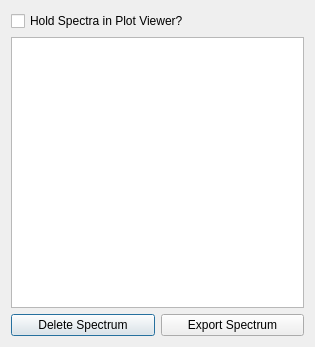
<?xml version="1.0" encoding="UTF-8"?>
<ui version="4.0">
 <class>SpectrumSelectionDialog</class>
 <widget class="QDialog" name="SpectrumSelectionDialog">
  <property name="geometry">
   <rect>
    <x>0</x>
    <y>0</y>
    <width>315</width>
    <height>347</height>
   </rect>
  </property>
  <property name="windowTitle">
   <string>Dialog</string>
  </property>
  <layout class="QGridLayout" name="gridLayout">
   <item row="1" column="0" rowspan="3">
    <widget class="QTableView" name="tableView">
     <property name="sizePolicy">
      <sizepolicy hsizetype="Preferred" vsizetype="Preferred">
       <horstretch>0</horstretch>
       <verstretch>0</verstretch>
      </sizepolicy>
     </property>
     <property name="minimumSize">
      <size>
       <width>269</width>
       <height>269</height>
      </size>
     </property>
    </widget>
   </item>
   <item row="4" column="0">
    <layout class="QHBoxLayout" name="horizontalLayout">
     <item>
      <widget class="QPushButton" name="deletePushButton">
       <property name="text">
        <string>Delete Spectrum</string>
       </property>
      </widget>
     </item>
     <item>
      <widget class="QPushButton" name="exportPushButton">
       <property name="text">
        <string>Export Spectrum</string>
       </property>
      </widget>
     </item>
    </layout>
   </item>
   <item row="0" column="0">
    <widget class="QCheckBox" name="holdCheckBox">
     <property name="text">
      <string>Hold Spectra in Plot Viewer?</string>
     </property>
    </widget>
   </item>
  </layout>
 </widget>
 <resources/>
 <connections/>
</ui>
